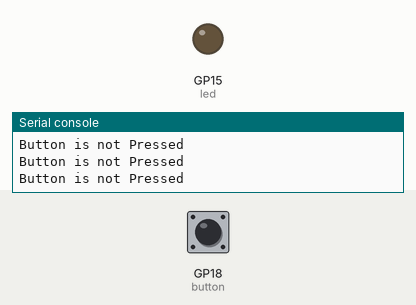
A program run on a simulated Raspberry Pi Pico running MicroPython. Parts: output pins drawn as LEDs (lit = HIGH), the last lines printed to the serial console. Inputs (shaded band) come from the test bench; at power-on: GP18 (button) HIGH.

Above: at 1.2 s.
1.3 s: GP18 (button) pulled LOW for 0.15 s
At 1.4 s:
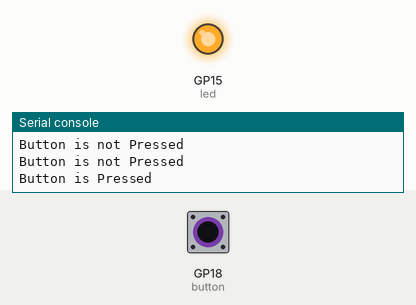
3.0 s: GP18 (button) pulled LOW for 3.2 s
At 7.5 s:
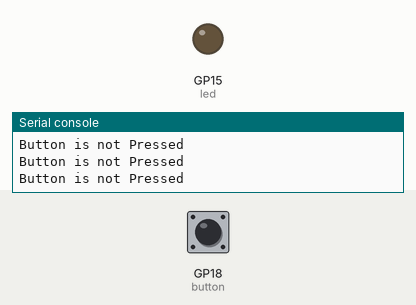
Timing chart, 0 to 9.0 s (numbered marks = the images above; inputs shaded):
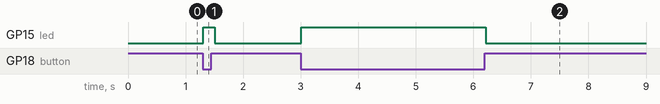

Measured:
- after the input at 1.3 s, GP15 (led): LOW → HIGH at once, → LOW 0.20 s later
- after the input at 3.0 s, GP15 (led): LOW → HIGH at once, → LOW 3.2 s later

The program:

bouton.py
```python
import time
from machine import Pin

button = Pin(18, Pin.IN, Pin.PULL_UP) #definir pin 18 INPUT et pour interrupteur

led = Pin(15, Pin.OUT)
led.value(0)

while True:
    if button.value() == 0:
        print("Button is Pressed")
        led.value(1)
        time.sleep(0.1)
    else:
        print("Button is not Pressed")
        led.value(0)
    time.sleep(0.1)
```
